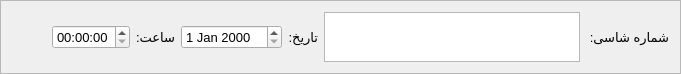
        <widget class="QFrame" name="frame_2">
         <property name="maximumSize">
          <size>
           <width>16777215</width>
           <height>50</height>
          </size>
         </property>
         <property name="frameShape">
          <enum>QFrame::StyledPanel</enum>
         </property>
         <property name="frameShadow">
          <enum>QFrame::Raised</enum>
         </property>
         <layout class="QHBoxLayout" name="horizontalLayout_2">
          <item>
           <spacer name="horizontalSpacer_5">
            <property name="orientation">
             <enum>Qt::Horizontal</enum>
            </property>
            <property name="sizeHint" stdset="0">
             <size>
              <width>40</width>
              <height>20</height>
             </size>
            </property>
           </spacer>
          </item>
          <item>
           <widget class="QTimeEdit" name="TimeTxt">
            <property name="font">
             <font>
              <pointsize>10</pointsize>
             </font>
            </property>
           </widget>
          </item>
          <item>
           <widget class="QLabel" name="label_11">
            <property name="font">
             <font>
              <pointsize>10</pointsize>
             </font>
            </property>
            <property name="text">
             <string>ساعت:</string>
            </property>
           </widget>
          </item>
          <item>
           <widget class="QDateEdit" name="DateTxt">
            <property name="font">
             <font>
              <pointsize>10</pointsize>
             </font>
            </property>
           </widget>
          </item>
          <item>
           <widget class="QLabel" name="label_7">
            <property name="font">
             <font>
              <pointsize>10</pointsize>
             </font>
            </property>
            <property name="text">
             <string>تاريخ:</string>
            </property>
           </widget>
          </item>
          <item>
           <widget class="QTextEdit" name="ShasiTxt">
            <property name="maximumSize">
             <size>
              <width>16777215</width>
              <height>50</height>
             </size>
            </property>
            <property name="palette">
             <palette>
              <active>
               <colorrole role="Button">
                <brush brushstyle="SolidPattern">
                 <color alpha="255">
                  <red>240</red>
                  <green>217</green>
                  <blue>200</blue>
                 </color>
                </brush>
               </colorrole>
              </active>
              <inactive>
               <colorrole role="Button">
                <brush brushstyle="SolidPattern">
                 <color alpha="255">
                  <red>240</red>
                  <green>217</green>
                  <blue>200</blue>
                 </color>
                </brush>
               </colorrole>
              </inactive>
              <disabled>
               <colorrole role="Button">
                <brush brushstyle="SolidPattern">
                 <color alpha="255">
                  <red>240</red>
                  <green>217</green>
                  <blue>200</blue>
                 </color>
                </brush>
               </colorrole>
              </disabled>
             </palette>
            </property>
            <property name="font">
             <font>
              <pointsize>12</pointsize>
             </font>
            </property>
            <property name="html">
             <string>&lt;!DOCTYPE HTML PUBLIC &quot;-//W3C//DTD HTML 4.0//EN&quot; &quot;http://www.w3.org/TR/REC-html40/strict.dtd&quot;&gt;
&lt;html&gt;&lt;head&gt;&lt;meta name=&quot;qrichtext&quot; content=&quot;1&quot; /&gt;&lt;style type=&quot;text/css&quot;&gt;
p, li { white-space: pre-wrap; }
&lt;/style&gt;&lt;/head&gt;&lt;body style=&quot; font-family:'MS Shell Dlg 2'; font-size:12pt; font-weight:400; font-style:normal;&quot;&gt;
&lt;p align=&quot;right&quot; style=&quot;-qt-paragraph-type:empty; margin-top:0px; margin-bottom:0px; margin-left:0px; margin-right:0px; -qt-block-indent:0; text-indent:0px;&quot;&gt;&lt;br /&gt;&lt;/p&gt;&lt;/body&gt;&lt;/html&gt;</string>
            </property>
           </widget>
          </item>
          <item>
           <widget class="QLabel" name="label">
            <property name="font">
             <font>
              <pointsize>10</pointsize>
             </font>
            </property>
            <property name="text">
             <string>شماره شاسی: </string>
            </property>
           </widget>
          </item>
         </layout>
        </widget>
